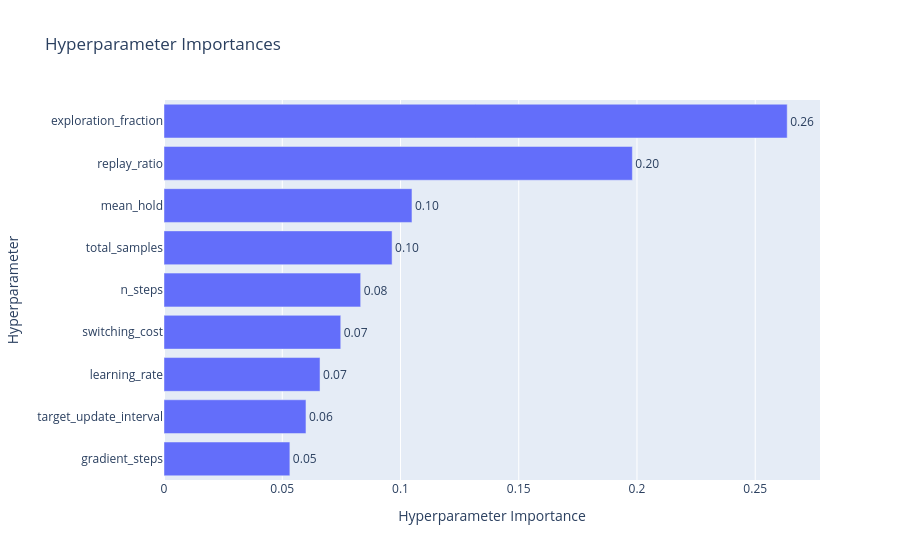

Notebook cell for this chart:
### Code cell
optuna.visualization.plot_param_importances(study)

### Figure 1 — Plotly figure (JSON) as saved in the notebook; plotly's stock layout.template omitted (floating-point values rounded to 4 significant figures)
{"data": [{"cliponaxis": false, "hovertemplate": ["gradient_steps (IntDistribution): 0.053225584792189674<extra></extra>", "target_update_interval (IntDistribution): 0.06003249092892236<extra></extra>", "learning_rate (FloatDistribution): 0.06597138662586924<extra></extra>", "switching_cost (FloatDistribution): 0.0747377727234291<extra></extra>", "n_steps (IntDistribution): 0.08316134431060157<extra></extra>", "total_samples (IntDistribution): 0.09644915610582118<extra></extra>", "mean_hold (IntDistribution): 0.10485503448412521<extra></extra>", "replay_ratio (FloatDistribution): 0.19804931862293015<extra></extra>", "exploration_fraction (FloatDistribution): 0.2635179114061117<extra></extra>"], "name": "Objective Value", "orientation": "h", "text": ["0.05", "0.06", "0.07", "0.07", "0.08", "0.10", "0.10", "0.20", "0.26"], "textposition": "outside", "type": "bar", "x": [0.05323, 0.06003, 0.06597, 0.07474, 0.08316, 0.09645, 0.1049, 0.198, 0.2635], "y": ["gradient_steps", "target_update_interval", "learning_rate", "switching_cost", "n_steps", "total_samples", "mean_hold", "replay_ratio", "exploration_fraction"]}], "layout": {"title": {"text": "Hyperparameter Importances"}, "xaxis": {"title": {"text": "Hyperparameter Importance"}}, "yaxis": {"title": {"text": "Hyperparameter"}}}}
